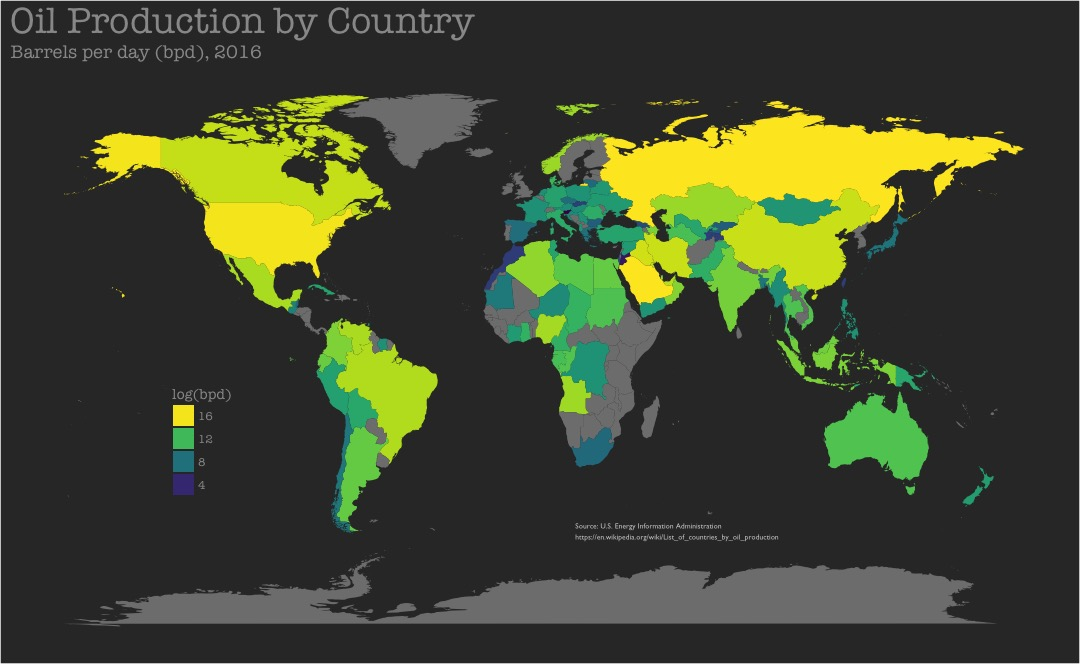

The script that drew this image:
#==============
# LOAD PACKAGES
#==============

library(tidyverse)
library(sf)
library(rvest)
library(stringr)
library(scales)
library(viridis)

#============
# SCRAPE DATA
#============

df.oil <- read_html("https://en.wikipedia.org/wiki/List_of_countries_by_oil_production") %>%
  html_nodes("table") %>%
  .[[1]] %>%
  html_table()

# inspect
head(df.oil)

# change col names
colnames(df.oil) <- c("rank", "country", "bpd_2016")
# inspect
head(df.oil)
str(df.oil)

# coerce rank to int
df.oil <- df.oil %>% 
  mutate(rank = as.integer(rank))
# inspect
str(df.oil)

# coerce bpd into numeric
df.oil <- df.oil %>%
  mutate(bpd_2016 = bpd_2016 %>%
           str_replace_all(',', '') %>%
           as.integer())
# inspect
head(df.oil)

# create OPEC y/n variable
df.oil <- df.oil %>%
  mutate(is_opec = if_else(str_detect(country, 'OPEC'), 1, 0))
# inspect
head(df.oil)

# delete '(OPEC)' from country column
df.oil <- df.oil %>%
  mutate(country = country %>%
           str_replace(' \\(OPEC\\)', '') %>%
           str_replace('\\s{2,}', ' '))
# inspect
glimpse(df.oil)
# check all OPEC country names correct
df.oil %>% 
  filter(is_opec == 1) %>%
  select(country)

# reorder cols
df.oil <- df.oil %>%
  select(rank, country, is_opec, bpd_2016)
# inspect
head(df.oil)

#========
# GET MAP
#========

map.world <- map_data('world')
head(map.world)

# check for join mismatches
anti_join(df.oil, map.world, by = c('country' = 'region'))

# recode country names
map.world %>%
  group_by(region) %>%
  summarize() %>%
  print(n = Inf)

df.oil <- df.oil %>%
  mutate(country = recode(country, 'United States' = 'USA',
                          'United Kingtom' = 'UK',
                          'Congo, Democratic Republic of the' = 'Democratic Republic of the Congo',
                          'Trinidad and Tobago' = 'Trinidad',
                          'Sudan and South Sudan' = 'Sudan',
                          'Sudan and South Sudan' = 'South Sudan',
                          'Congo, Republic of the' = 'Republic of Congo'))

# join data sets
map.oil <- left_join(map.world, df.oil, by = c('region' = 'country'))

#=====
# PLOT
#=====

# first draft
ggplot(map.oil, aes(x = long, y = lat, group = group)) +
  geom_polygon(aes(fill = bpd_2016))

# get stats
upper_mean_bpd <- df.oil %>% 
  filter(bpd_2016 > 822675) %>%
  summarize(mean(bpd_2016))
upper_mean_bpd

lower_mean_bpd <- df.oil %>% 
  filter(bpd_2016 < 822675) %>%
  summarize(mean(bpd_2016))
lower_mean_bpd

# final draft

breaks <- c(1000, 30000, 100000, 300000, 800000, 1500000, 3000000, 8000000)
ggplot(map.oil, aes(x = long, y = lat, group = group)) +
  geom_polygon(aes(fill = log(bpd_2016))) +  
  scale_fill_viridis(option="viridis") + 
  guides(fill = guide_legend(reverse = T)) +
  labs(fill = 'log(bpd)', 
       title = 'Oil Production by Country',
       subtitle = 'Barrels per day (bpd), 2016',
       x = NULL,
       y = NULL) +
  theme(text = element_text(family = 'American Typewriter', color = '#999999'),
        plot.title = element_text(size = 28),
        plot.subtitle = element_text(size = 14),
        axis.ticks = element_blank(),
        axis.text = element_blank(),
        panel.grid = element_blank(),
        panel.background = element_rect(fill = '#333333'),
        plot.background = element_rect(fill = '#333333'),
        legend.position = c(.18,.36),
        legend.background = element_blank(),
        legend.key = element_blank()
  ) +
  annotate(geom = 'text',
           label = 'Source: U.S. Energy Information Administration\nhttps://en.wikipedia.org/wiki/List_of_countries_by_oil_production',
           x = 18, 
           y = -55,
           size = 2,
           family = 'Gill Sans',
           color = '#CCCCCC',
           hjust = 'left'
  )
  
